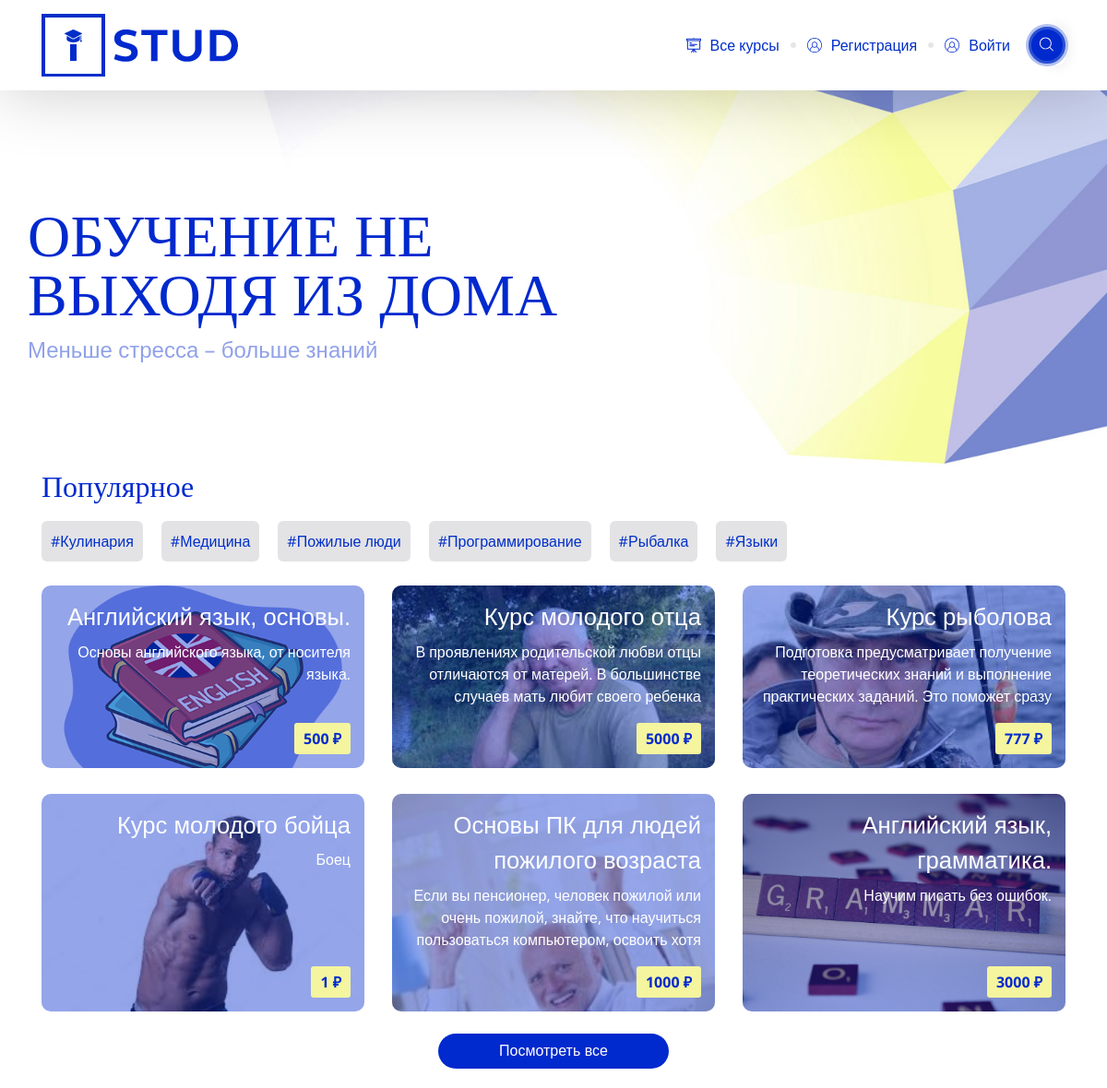
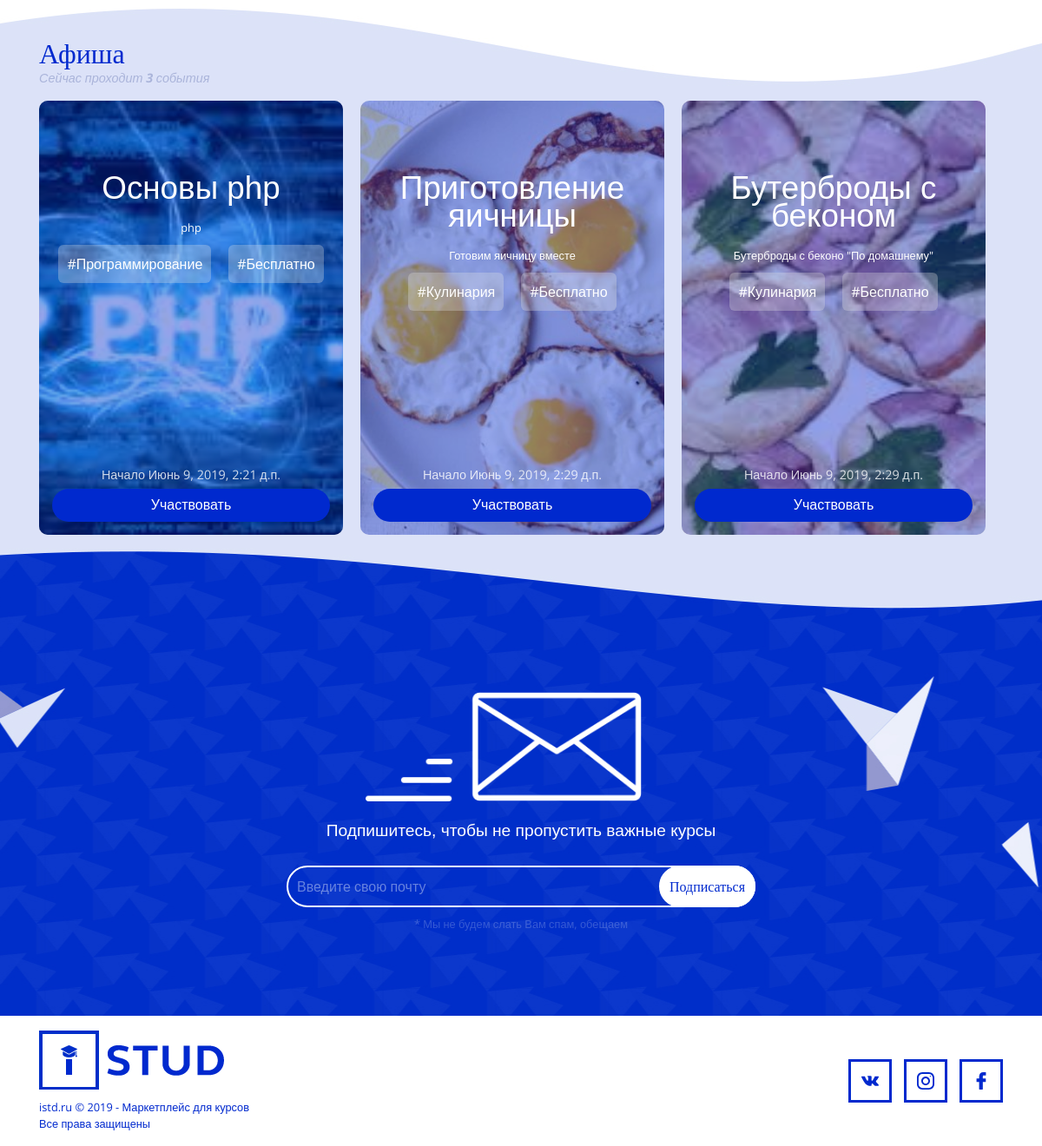
The page / on the database its author committed (2 pictures, top to bottom).
### courses/models.py (models this page shows, shortened)
class Course(models.Model):
    name = models.CharField('Название курса', max_length=100)
    price = models.IntegerField('Цена')
    duration = models.IntegerField('Длительность')
    description = models.TextField('Описание')
    img = models.ImageField('Изображение курса', upload_to="courses/", null=True, blank=True)
    category = models.ForeignKey(CourseCategory, on_delete=models.PROTECT)
    date_start = models.DateTimeField('Дата и время начала курса', auto_now=True, blank=True)
    creator = models.ForeignKey(settings.AUTH_USER_MODEL, on_delete=models.SET_NULL, null=True, blank=True)
    company_id = models.ForeignKey(Company, max_length=20, blank=True, null=True, on_delete=models.SET_NULL)  # TODO: создать модель компании
    class Meta:
        verbose_name = 'Курс'
        verbose_name_plural = 'Курсы'

class CourseCategory(models.Model):
    name = models.CharField('Название категории курса', max_length=255)
    def __str__(self):
        return self.name
    class Meta:
        verbose_name = 'Категория курса'

### main/views.py (the view)
# urls.py: path('', IndexView.as_view(), name="indexPage"),
class IndexView(BaseView):
    template_name = 'index.html'
    def get_context_data(self, **kwards):
        context = super(IndexView, self).get_context_data(**kwards)
        context['popular'] = SubscribeToCourse.objects.values('course', 'course__name', 'course__description', 'course__price', 'course__img', 'course__category__name').annotate(
            total=Count('course')).order_by('-total')[:6]
        context['popular_categories'] = SubscribeToCourse.objects.values('course__category__name', 'course__category_id').annotate(
            total=Count('course__category__name', distinct=True)).order_by('total')[:6]
        context['afisha'] = Course.objects.distinct().filter(date_start__gte=(datetime.datetime.now() - datetime.timedelta(days=7)), price=0)
        context['afisha_count'] = context['afisha'].count()
        return context

### main/views.py (called while the page is built)
    def get_context_data(self, **kwards):
        context = super(BaseView, self).get_context_data(**kwards)
        if self.request.session.session_key is None:
            self.request.session.create()
        context['main'] = modelsAdmin.AdminModel
        return context

### templates/index.html
{% extends 'base.html' %}
{% block content %}
    <section id="promo">
        <div class="container">
            <h1>
                Обучение не <br>
                выходя из дома
            </h1>
            <div class="subtitle">Меньше стресса – больше знаний</div>
        </div>
    </section>
    <section id="populars">
        <div class="container">
            <h2>Популярное</h2>
            <div class="tags">
                <ul class="d-flex mb-2">
                    {% for category in popular_categories %}
                        <li><a href="{% url 'courses_category' category.course__category_id %}">#{{ category.course__category__name }}</a></li>
                    {% endfor %}
                </ul>
            </div>
            <div class="courselist">
                <div class="row mb-3">
                    {% for course in popular %}
                        <div class="col-md-4 mt-4 pt-1">
                            <a class="d-flex flex-column h-100 justify-content-between" style="background-image: url(/media/{{ course.course__img }})"
                               href="{% url 'course' course.course %}">
                            <span>
								<span class="header">{{ course.course__name }}</span>
								<span class="description">{{ course.course__description }}</span>
							</span>
                                <span>
                                    <span class="price">{{ course.course__price }} ₽</span>
                                </span>
                            </a>
                        </div>
                    {% endfor %}
                </div>
            </div>
            <div class="d-flex align-items-center justify-content-center m-4">
                <a href="{% url 'courses' %}" class="btn btn-more">Посмотреть все</a>
            </div>
        </div>
    </section>
    <section id="afisha">
        <div class="container">
            <h2>Афиша</h2>
            <div class="subtitle-mini">Сейчас проходит <b>{{ afisha_count }}</b> события</div>
            <div class="owl-carousel">
                {% for course in afisha %}
                    <a href="{% url 'course' course.pk %}" class="afisha-block" style="background-image: url(/media/{{ course.img }})">
                    <span class="top">
                        <span class="title">{{ course.name }}</span>
                    <span class="text">{{ course.description }}</span>
                    <span class="tags">
                        <span>#{{ course.category }}</span>
                        <span>#Бесплатно</span>
                    </span>
                    </span>
                        <span class="bottom">
                        <span class="start">Начало {{ course.date_start }}</span>
                        <span class="btn btn-afisha">Участвовать</span>
                    </span>
                    </a>
                {% endfor %}
            </div>
        </div>
    </section>
    <section id="mail">
        <div class="container h-100">
            <div class="row justify-content-center align-items-center h-100">
                <div class="col-md-6 h-100 d-flex flex-column justify-content-center align-items-center">
                    <div class="mail-ico"></div>
                    <div class="sub-text">Подпишитесь, чтобы не пропустить важные курсы</div>
                    <form action="" class="mail-form">
                        <input type="mail" required placeholder="Введите свою почту"/>
                        <button class="btn-mail">Подписаться</button>
                    </form>
                    <div class="notify">* Мы не будем слать Вам спам, обещаем</div>
                </div>
            </div>
        </div>
    </section>
{% endblock %}

### rows shown on the page
Course: img (picture), name "Основы php", description "php", category "Программирование", date_start "Июнь 9, 2019, 2:21 д.п."
Course: img (picture), name "Приготовление яичницы", description "Готовим яичницу вместе", category "Кулинария", date_start "Июнь 9, 2019, 2:29 д.п."
Course: img (picture), name "Бутерброды с беконом", description "Бутерброды с беконо \"По домашнему\"", category "Кулинария", date_start "Июнь 9, 2019, 2:29 д.п."

### other values the page prints
{{ category.course__category__name }} "Кулинария" "Медицина" "Пожилые люди" "Программирование" "Рыбалка" "Языки"
{{ course.course__name }} "Английский язык, основы." "Курс молодого отца" "Курс рыболова" "Курс молодого бойца" "Основы ПК для людей пожилого возраста" "Английский язык, грамматика."
{{ course.course__description }} "Основы английского языка, от носителя языка." "В проявлениях родительской любви отцы отличаются от матерей. В большинстве случаев мать любит своего ребенка…" "Подготовка предусматривает получение теоретических знаний и выполнение практических заданий. Это поможет сразу…" "Боец" "Если вы пенсионер, человек пожилой или очень пожилой, знайте, что научиться пользоваться компьютером, освоить хотя…" "Научим писать без ошибок."
{{ course.course__price }} "500" "5000" "777" "1" "1000" "3000"
{{ afisha_count }} "3"
